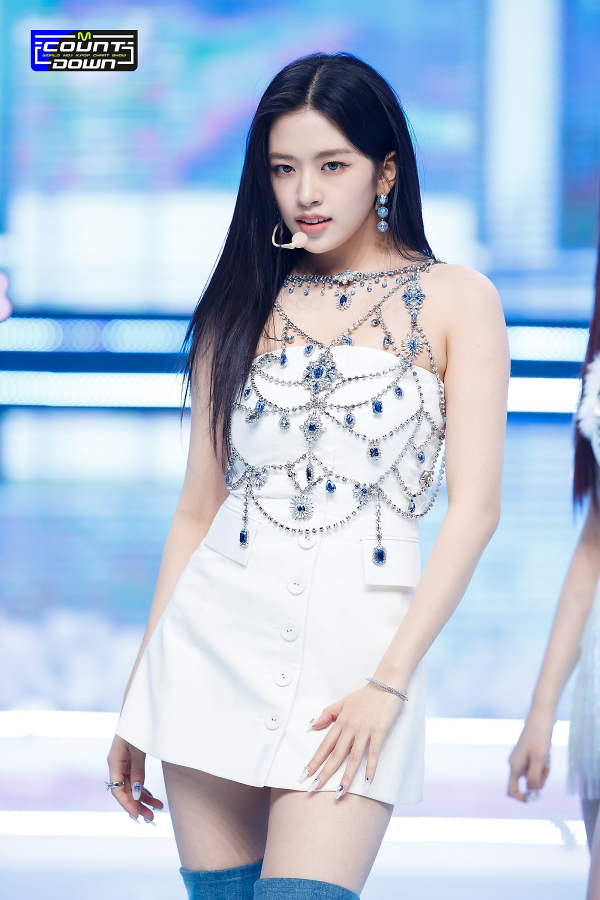
#> input picture OpencvPython_face_detection/Resource/IVE.jpg, 1200 x 1800 px (shown at 1/2 size)
$ python resize.py
#> lines starting #> are read from the running program, lines starting #| are printed output that depends on the picture
import cv2

img = cv2.imread("Resource/IVE.jpg")
#> img is the input picture: shape (1800, 1200, 3); mean B, G, R 217.2, 197.3, 181.5
imgResize = cv2.resize(img, (600, 900))
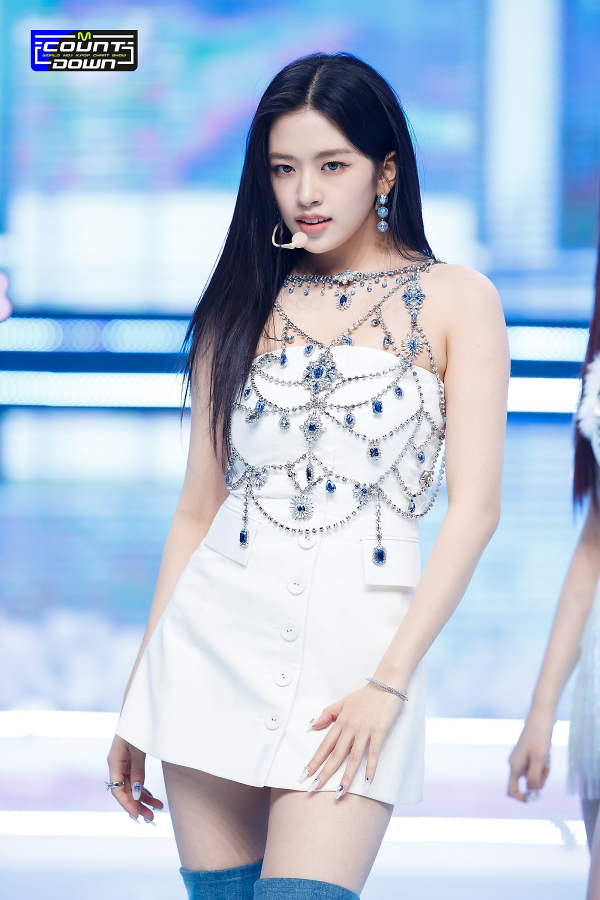
#> imgResize: shape (900, 600, 3); mean B, G, R 217.3, 197.5, 181.6
imgCropped = imgResize[0:200, 200:500]
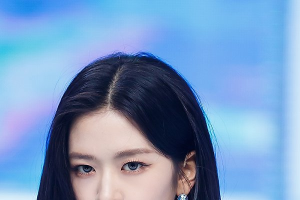
#> imgCropped: shape (200, 300, 3); mean B, G, R 191.1, 150.9, 118.1
print(img.shape)
#| (1800, 1200, 3)
# cv2.imshow("img1", imgResize)
# cv2.imshow("img", imgCropped)
# cv2.waitKey(0)
